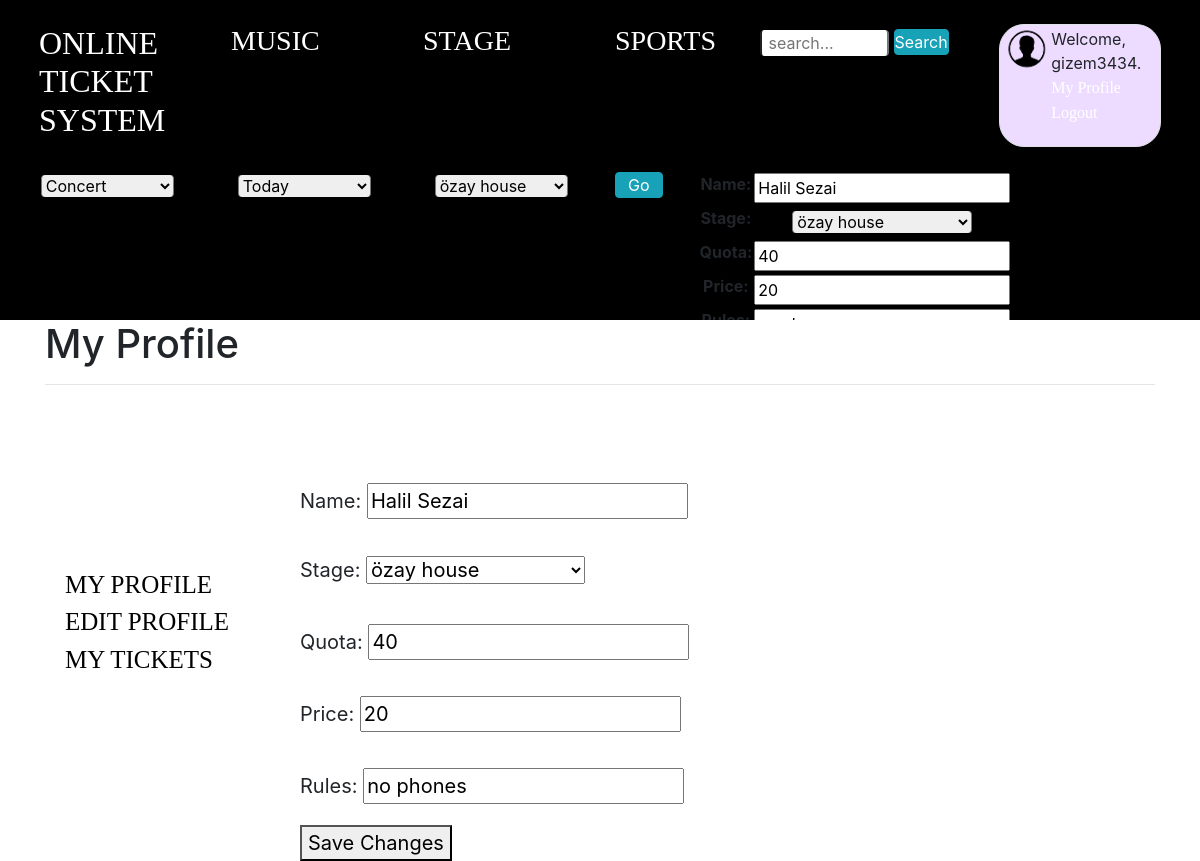
Screenshot of /event/7/edit (signed in) with the database file from the repository.
### website/models.py (models this page shows, shortened)
class Event(models.Model):
    TYPE = (
        ('C', 'Concert'),
        ('T', 'Theatre'),
        ('S', 'Sports')
    )
    name = models.CharField(max_length=50)
    stage = models.ForeignKey(Stage, on_delete=models.CASCADE)
    owner = models.ForeignKey(UserProfile, on_delete=models.CASCADE, null=True)
    date = models.DateField()
    quota = models.IntegerField()
    quotastart = models.IntegerField()
    price = models.IntegerField()
    type = models.CharField(max_length=1, choices=TYPE)
    isAvailable = models.BooleanField(default=False)
    isAccepted = models.BooleanField(default=False)
    isRejected = models.BooleanField(default=False)
    rules = models.CharField(max_length=500)
    img = models.URLField(null=True, blank=True)

### website/views.py (the view)
# urls.py: path('event/<int:event_id>/edit', views.edit_event, name='edit_event'),
def edit_event(request, event_id):
    event = Event.objects.get(pk=event_id)
    user_infos = UserProfile.objects.get(user=request.user)
    if request.method == 'POST':
        form = EditEventForm(request.POST, instance=event)
        if form.is_valid():
            form.save()
            return redirect('/account/profile')
    else:
        form = EditEventForm(instance=event)
        args = {'form': form}
        return render(request, 'event/edit_event.html', args)

### website/forms.py
class EditEventForm(forms.ModelForm):
    class Meta:
        model = Event
        fields = (
            'name',
            'stage',
            'quota',
            'price',
            'rules'
        )

### website/models.py (called while the page is built)
    def __str__(self):
        return '' + self.place

### website/views.py (called while the page is built)
def return_stage_list(request):
    return {'stage_list': Stage.objects.all()}

### templates/event/edit_event.html (shortened to what this page needs)
{%  extends 'profile/profile.html' %}
{% block info %}
        {% load static %}
        <form method="post">
            {{ form.as_p }}
            <button type="submit">Save Changes</button>
        </form>
    {% endblock %}

### templates/base.html (shortened to what this page needs)
<!DOCTYPE html>
<html lang="en">
<head>
    <link rel="stylesheet" href="https://stackpath.bootstrapcdn.com/bootstrap/4.4.1/css/bootstrap.min.css">
     {% block head %}
             {% endblock %}
     {% load static %}
    <link rel="stylesheet" type="text/css" href="{% static 'css/base.css' %}">
</head>
<body>
    <header>
  <video playsinline="playsinline" autoplay="autoplay" muted="muted" loop="loop">
    <source src="{% static 'media/homevideo.mp4' %}" type="video/mp4">
  </video>
        <div class="row" id='mainRow'>
            <div class="col-sm-2">
                <div id="webSiteName">
                    <a href="{%  url 'home' %}">
                        <h2>Online Ticket System</h2>
                    </a>
                </div>
            </div>
            <div class="col-sm-2">
                <div class="topicsName">
                    <a href="{% url 'concert_event'  %} ">
                        <h3>Music</h3>
                    </a>
                </div>
            </div>
            <div class="col-sm-2">
                <div class="topicsName">
                    <a href="{% url 'theatre_event'  %} ">
                        <h3>Stage</h3>
                    </a>
                </div>
            </div>
            <div class="col-sm-1">
                <div class="topicsName">
                    <a href="{% url 'sport_event'  %} ">
                        <h3>Sports</h3>
                    </a>
                </div>
            </div>
            <div class="col-md-3">
                <div class="search-container">
                    <form method="GET" action="{% url 'overall_search' %}">
                    <input required name="q" value="{{ request.GET.q }}" placeholder=" search...">
                    <button class="btn btn-info py-0 px-0" type="submit">Search</button>
                    </form>
                </div>
            </div>
            <div class="col-sm-2">
            <div class="border">
                <div class="avatarDiv">
                    <img src={% static "media/user-avatar.png" %} alt="user-avatar">
                </div>
                <div class="accountTextDiv">
                    {% if user.is_authenticated %}
                    <p class="login">Welcome, {{ user.get_username }}.
                    <a href="{% url 'my_profile' %}">My Profile</a>
                        <a href="{% url 'logout' %}">Logout</a></p>
                    {% else %}
                    <p><a  href="{% url 'login' %}">Login</a></p>
                    {% endif %}
                </div>
            </div>
            </div>
        </div>
        <div class="row" id='searchFilterRow'>
            <table>
{{ form.as_table }}
            <form action="{% url 'opinion_search' %}" method="post" >
            <div class="col-sm-2">
                <div class="categories">
                    <select name="categories">
                        <option value="C">Concert</option>
                    </select>
                </div>
            </div>
            <div class="col-sm-2">
                <div class="categories">
                    <select name="dates">
                        <option value="Today">Today</option>
                    </select>
                </div>
            </div>
            <div class="col-sm-2">
                <div class="categories">
                    <select name="stage_names">
                       {% for stage in stage_list %}
                        <option value="{{ stage.place }}">{{ stage.place }}</option>
                        {% endfor %}
                    </select>
                </div>
            </div>
            <div class="col-sm-1">
                <div class="categories">
                     <button class="btn btn-info py-0 " type="submit">Go</button>
            </div>
                </div>
            </form>
</table>
        </div>
    </header>
    <div class="container-xl">
            {% block content %}
             {% endblock %}
    </div>
</body>
</html>

### website/static/css/profile/profil.css (style rules this page uses)
.infos p { padding-top: 15px; }

### website/static/css/base.css (style rules this page uses)
body { width: 100%; }
a { color: white; font-family: "Century Gothic", serif; text-decoration: none; text-transform: uppercase; }
.accountTextDiv a { color: white; font-family: "Century Gothic", serif; text-decoration: none; text-transform: initial; }
header { position: relative; background-color: black; height: 40vh; min-height: 15rem; width: 100%; overflow: hidden; }
header video { position: absolute; top: 50%; left: 50%; min-width: 100%; min-height: 100%; width: auto; height: auto; z-index: 0; -ms-transform: translateX(-50%) translateY(-50%); -moz-transform: translateX(-50%) translateY(-50%); -webkit-transform: translateX(-50%) translateY(-50%); transform: translateX(-50%) translateY(-50%); }
#webSiteName { float: left; width: 14%; height: 95%; margin: auto; }
.topicsName { float: left; width: 14%; height: 95%; margin: auto; }
.avatarDiv { float: left; width: 30%; height: 95%; margin: auto; margin-left: 2%; }
.avatarDiv img { max-width: 100%; max-height: 100%; }
.border { border-radius: 25px; border-color: #eddcff ; background: #eddcff; width: 100%; height: 100%; }
.accountTextDiv { float: left; width: 60%; height: 95%; margin: auto; padding-top: 1%; }
.accountTextDiv p { width: 100%; }
.search-container { margin: auto; width: 100%; height: 25%; padding-top: 2%; }
.search-container input { margin-left: 19%; width: 50%; webkit-border-radius: 4px !important; -moz-border-radius: 4px !important; border-radius: 4px !important; -webkit-border-top: 4px !important; -moz-border-top: 4px !important; border-top: 4px !important; -webkit-border-bottom: 4px !important; -moz-border-bottom: 4px !important; border-bottom: 4px !important; }
.search-container button { margin-bottom: 2%; }
#searchFilterRow { height: 20%; margin-top: 2%; padding-left: 2%; padding-right: 2%; text-align: center; }
.row select { webkit-border-radius: 4px !important; -moz-border-radius: 4px !important; border-radius: 4px !important; -webkit-border-top: 4px !important; -moz-border-top: 4px !important; border-top: 4px !important; -webkit-border-bottom: 4px !important; -moz-border-bottom: 4px !important; border-bottom: 4px !important; }
#mainRow { margin: auto; padding-left: 2%; padding-right: 2%; padding-top: 2%; }
.categories { float: left; width: 100%; height: 100%; margin: auto; padding-top: 1.5%; }
.categories select { width: 80%; right: 10%; height: fit-content; }
.categories button { float: left; }

### rows the page displays
Event: name "Halil Sezai", stage "özay house", quota "40", price "20", rules "no phones"

### other values shown
{{ user.get_username }} "gizem3434"
form field stage_names "özay house"
